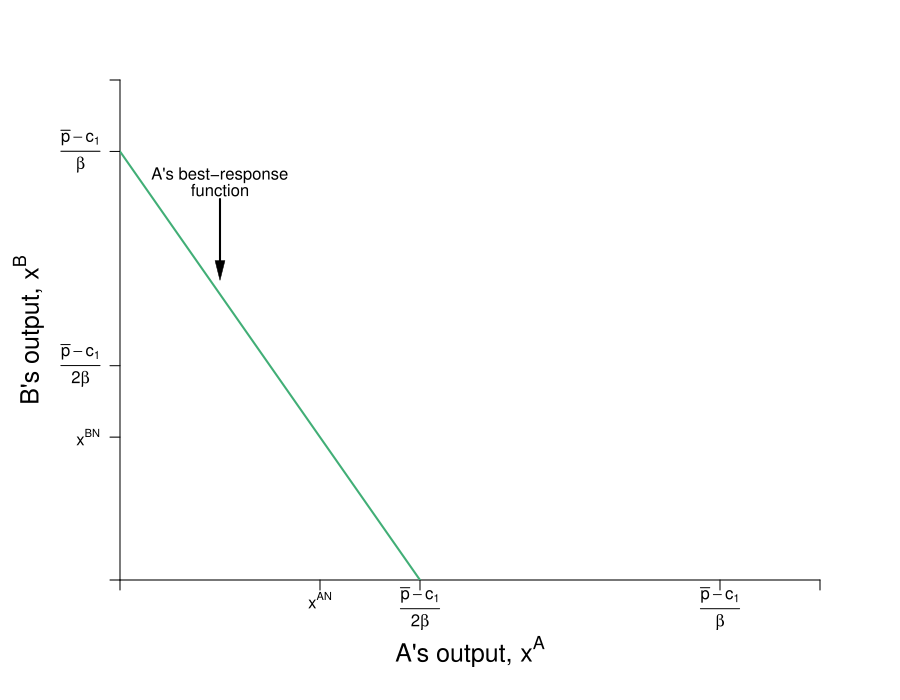

Recreate this plot in R.
require(shape)
pdf(file = "competitionmarkets/cournot_brfs/cournot_brfs_1.pdf", width = 9, height = 7)

#Set parameters for graphics
axislabelsize <- 1.5
labelsize <- 1.2
graphlinewidth <- 2
segmentlinewidth <- 1.5

COL <- c("#7fc97f", "#beaed4", "#fdc086", "#ffff99", "#386cb0", "#f0027f", "#bf5b17", "#666666")
COLA <- c("#e0f3db", "#99d8c9","#66c2a4","#41ae76", "#238b45", "#005824")
COLB <- c("#c6dbef", "#4eb3d3", "#2b8cbe", "#0868ac","#084081")

par(mar =  c(6, 6, 4, 4))

piA <- function(xa, xb, s = 0.5, pmax = 20, c1 = 2) {
  (pmax - s*xb)*xa - s*(xa)^2 - c1*xa
}

piB <- function(xa, xb, s = 0.5, pmax = 20, c1 = 2) {
  (pmax - s*xa)*xb - s*(xb)^2 - c1*xb
}

brfB <- function(xa, s = 0.5, pmax = 20, c1 = 2) {
  (pmax - c1)/(2*s) - (1/2)*xa
}

brfA <- function(xa, s = 0.5, pmax = 20, c1 = 2) {
  (pmax - c1)/s - 2*xa
}

xlims <- c(0, 42)
ylims <- c(0, 42)

npts <- 501 
x <- seq(xlims[1], xlims[2], length.out = npts)
y <- seq(ylims[1], ylims[2], length.out = npts) 
a <- c(46.08, 55, 64)
b <- c(46.08, 55, 64)

plot(0, 0, xlim = xlims, ylim = ylims, type = "n",
     xlab = expression(paste("")),
     ylab = expression(paste("")), 
     xaxt = "n", 
     yaxt = "n", 
     cex.lab = axislabelsize, 
     bty = "n",
     xaxs="i", 
     yaxs="i")

ticksy <- c(0, 12, 18, 36, ylims[2])
ylabels <- c(NA, expression(paste(x^{BN})), expression(paste( frac(bar(p) - c[1],2*beta) )), expression(paste( frac(bar(p) - c[1],beta) )), NA)
ticksx <- c(0, 12, 18, 36, xlims[2])
xlabels <- c(NA, expression(paste(x^{AN})), expression(paste(frac(bar(p) - c[1],2*beta))), expression(paste( frac(bar(p) - c[1],beta) )), NA)

axis(1, at = ticksx, pos = 0, labels = FALSE)

text(x = c(0, 12, 18, 36, xlims[2]), par("usr")[3] - 0.4, labels = xlabels, srt = 0, pos = 1, xpd = TRUE)

axis(2, at = ticksy, pos = 0, labels = ylabels, las = 1)

npts <- 500 
xx1 <- seq(xlims[1], xlims[2], length.out = npts)

lines(xx1, brfA(xx1, s = 0.5, pmax = 20, c1 = 2), col = COLA[4], lwd = graphlinewidth)
# lines(xx1, brfB(xx1, s = 0.5, pmax = 20, c1 = 2), col = COLB[4], lwd = graphlinewidth)

# segments(0, 12, 12, 12, lty = 2, col = "gray" , lwd = segmentlinewidth)
# segments(12, 0, 12, 12, lty = 2, col = "gray" , lwd = segmentlinewidth)

text(0.5*(xlims[2]), -6, expression(paste("A's output, ", x^A)), xpd = TRUE, cex = axislabelsize) 
text(-5.5, 0.5*ylims[2], expression(paste("B's output, ", x^B)), xpd = TRUE, cex = axislabelsize, srt = 90) 

#Label point i. 
# points(12, 12, pch = 16, col = "black", cex = 1.5)
# text(16.5, 12.5, expression(paste("Nash Equilibrium")))
# text(11.3, 11.3, expression(paste("n")))

#B's brf
# text(34, 7.25, expression(paste("B's best-response")))
# text(34, 6, expression(paste("function")))
# Arrows(29.5, 6.75, 24, 6.75, col = "black", lty = 1, lwd = 2, arr.type = "triangle", arr.lwd = 0.5)

#A's brf
text(6, 34, expression(paste("A's best-response")))
text(6, 32.75, expression(paste("function")))
Arrows(6, 32, 6, 26, col = "black", lty = 1, lwd = 2, arr.type = "triangle", arr.lwd = 0.5)


dev.off()
